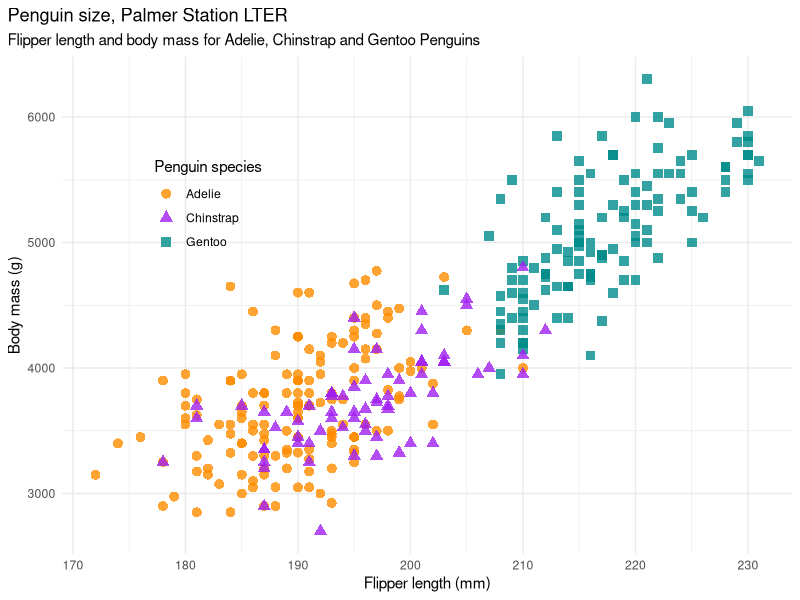
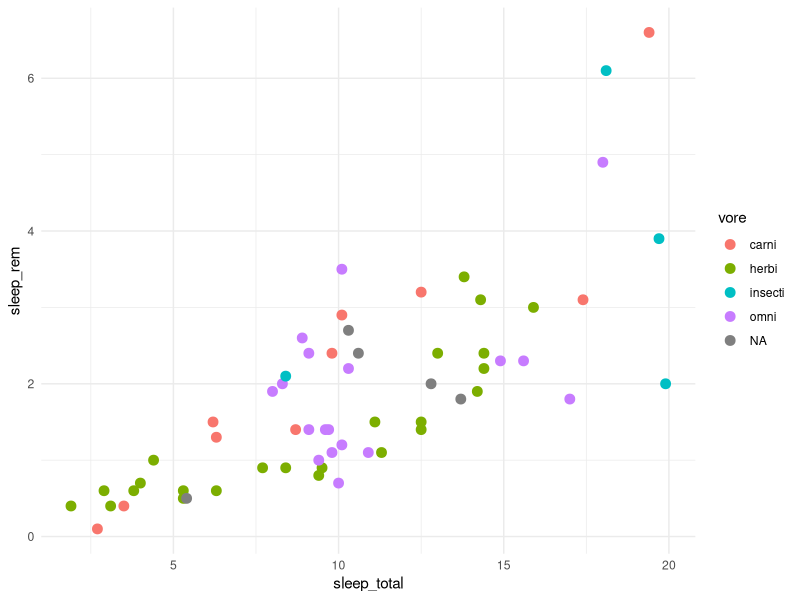

R code for these plots, in order:
## ---- chunk 1

78 * 87
## ---- chunk 2

library(palmerpenguins)
library(ggplot2)
ggplot2::theme_set(ggplot2::theme_minimal())

mass_flipper <- ggplot(data = penguins, 
                       aes(x = flipper_length_mm,
                           y = body_mass_g)) +
  geom_point(aes(color = species, 
                 shape = species),
             size = 3,
             alpha = 0.8) +
  scale_color_manual(values = c("darkorange","purple","cyan4")) +
  labs(title = "Penguin size, Palmer Station LTER",
       subtitle = "Flipper length and body mass for Adelie, Chinstrap and Gentoo Penguins",
       x = "Flipper length (mm)",
       y = "Body mass (g)",
       color = "Penguin species",
       shape = "Penguin species") +
  theme(legend.position = c(0.2, 0.7),
        plot.title.position = "plot",
        plot.caption = element_text(hjust = 0, face= "italic"),
        plot.caption.position = "plot")

print(mass_flipper)
#> Warning: Removed 2 rows containing missing values (geom_point).
## ---- chunk 3
# First load the package
library(tidyverse)

# Now create the figure
ggplot(data = msleep, aes(x = sleep_total, y = sleep_rem, colour = vore)) +
  geom_point(size = 3)
## ---- chunk 4
a <- 1 
a
## ---- chunk 5
b <- "I love stats"
b
## ---- chunk 6
c <- c(2,3,4,5)
c
## ---- chunk 7

# object_name <- object_content
my_obj <- "I am hungry"
## ---- chunk 8
my_obj
## ---- chunk 9
a <- 10
b <- 3
## ---- chunk 10

a + b
a - b
a * b

## ---- chunk 11
a <- 10
b <- 3

## ---- chunk 12
a == b
a != b
a <= b
## ---- chunk 13
a <- 9
b <- 3

## ---- chunk 14

(a > b) & (a > b)
(a < b) | (a > b)

## ---- chunk 15

1:9

9 %in% c(1, 2, 4, 6)

"moose" %in% c("moose", "elk", "deer")

## ---- chunk 16
a <- 5
b <- 10
c <- 7
## ---- chunk 17
(a + b + c)/3
## ---- chunk 18
mean(c(a, b, c))
## ---- chunk 19
mean(x = c(2, 4, 5, 6, 7, NA))

## ---- chunk 20
mean(x = c(2, 4, 5, 6, 7, NA))
## ---- chunk 21
mean(x = c(2, 4, 5, 6, 7, NA), 
     na.rm = TRUE)
## ---- chunk 22

standard_error <- function(data){
  n <- length(data)
  sd <- sd(data)
  se <- sd/sqrt(n)
  
  return(se)
}

se_my_data <- standard_error(c(2, 5, 8, 7, 9, 8, 9, 1, 5, 4))
se_my_data
## ---- chunk 23
a <- "hi"
b <- "56.4"
## ---- chunk 24
class(b)
## ---- chunk 25
as.numeric(b)
## ---- chunk 26

a <- c("a", "b", "c")
a

## ---- chunk 27

d <- tibble(letters = c("a", "b", "c"),
            numbers = c(1, 3, 4),
            treat = c("control", "control", "control"))
d

## ---- chunk 28

a <- c(2, 3, 4, 6:8)
class(a)

b <- c("I", "Love", "R")
class(b)

c <- c("way", 2, "go")
class(c)
## ---- chunk 29
length(a)
## ---- chunk 30
a[2]
## ---- chunk 31
4 %in% a
## ---- chunk 32
d <- c(a, "here", "are", 5, "new", "values")
d
## ---- chunk 33
mean(a)
sd(a)

## ---- chunk 34
max(a)
min(a)

## ---- chunk 35

df <- tibble(Name = c("Jon", "Bill", "Maria", "Ben", "Tina"),
             Age = c(23, 41, 32, 58, 26))
df
## ---- chunk 36
iris %>% head(3)
## ---- chunk 37
library(palmerpenguins)
penguins
## ---- chunk 38
head(iris)
## ---- chunk 39
dim(iris)
## ---- chunk 40
colnames(iris)
## ---- chunk 41
iris[1, ]
## ---- chunk 42
iris[c(1, 5), ]
## ---- chunk 43
iris[2, 3]
## ---- chunk 44
iris_sub <- slice_sample(iris, n = 15) 

table(iris_sub$Species)


## ---- chunk 45
iris_sub <- slice_sample(iris, n = 5, 
                         by = "Species") 

table(iris_sub$Species)

## ---- chunk 46
iris_p_length <- pull(iris, "Petal.Length")
## ---- chunk 47



mean(iris_p_length)
sd(iris_p_length)
cor(iris[, 1:4])

## ---- chunk 48
a <- tibble(exp = c("A", "B", "A", "B", "A", "B"), sub = c("A1", "A1", "A2", "A2", "A3", "A3"), res = c(10, 12, 45, 12, 12, 13))

